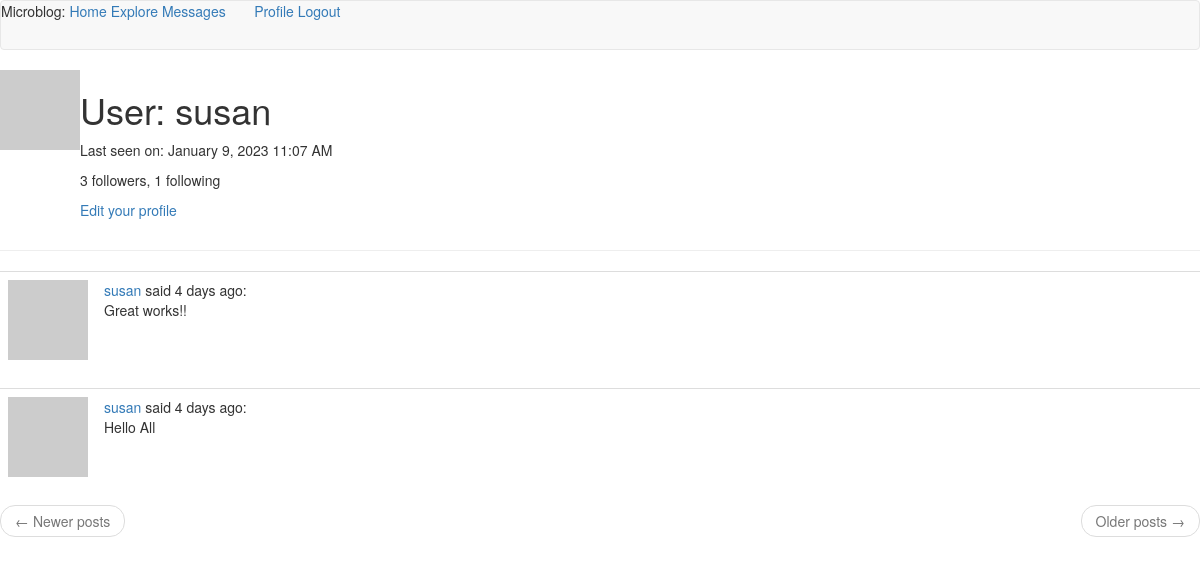
The page /user/susan (signed in) on the database its author committed.
### app/models.py (models this page shows, shortened)
class PaginatedAPIMixin(object):
    @staticmethod
    def to_collection_dict(query, page, per_page, endpoint, **kwargs):
        resources = query.paginate(page=page, per_page=per_page, error_out=False)
        data = {
            'items': [item.to_dict() for item in resources.items],
            '_meta': {
                'page': page,
                'per_page': per_page,
                'total_pages': resources.pages,
                'total_items':resources.total
            },
            '_links': {
                'self': url_for(endpoint, page=page, per_page=per_page, **kwargs),
                'next': url_for(endpoint, page=page + 1, per_page=per_page,
                                **kwargs) if resources.has_next else None,
                'prev': url_for(endpoint, page=page - 1, per_page=per_page,
                                **kwargs) if resources.has_prev else None
            }
        }
        return data

class User(PaginatedAPIMixin, UserMixin, db.Model):
    id = db.Column(db.Integer, primary_key=True)
    username = db.Column(db.String(64), index=True, unique=True)
    email = db.Column(db.String(120), index=True, unique=True)
    password_hash = db.Column(db.String(128))
    posts = db.relationship('Post', backref='author', lazy='dynamic')
    about_me = db.Column(db.String(140))
    last_seen = db.Column(db.DateTime, default=datetime.utcnow)
    followed = db.relationship(
        'User', secondary=followers,
        primaryjoin=(followers.c.follower_id == id),
        secondaryjoin=(followers.c.followed_id == id),
        backref=db.backref('followers', lazy='dynamic'), lazy='dynamic',
    )
    messages_sent = db.relationship('Message',
                                    foreign_keys='Message.sender_id',
                                    backref='author', lazy='dynamic')
    messages_received = db.relationship('Message',
                                        foreign_keys='Message.recipient_id',
                                        backref='recipient', lazy='dynamic')
    last_message_read_time = db.Column(db.DateTime)
    notifications = db.relationship('Notification', backref='user',
                                    lazy='dynamic')
    def avatar(self, size):
        digest = md5(self.email.lower().encode('utf-8')).hexdigest()
        return 'https://www.gravatar.com/avatar/{}?d=identicon&s={}'.format(digest, size)
    def new_messages(self):
        last_read_time = self.last_message_read_time or datetime(1900, 1, 1)
        return Message.query.filter_by(recipient=self).filter(
            Message.timestamp > last_read_time).count()

class Post(db.Model):
    id = db.Column(db.Integer, primary_key=True)
    body = db.Column(db.String(140))
    timestamp = db.Column(db.DateTime, index=True, default=datetime.utcnow)
    user_id = db.Column(db.Integer, db.ForeignKey('user.id'))

### app/main/routes.py (the view)
@bp.route('/user/<username>')
@login_required
def user(username):
    form = EmptyForm()
    user = User.query.filter_by(username=username).first_or_404()
    page = request.args.get('page', 1, type=int)
    posts = user.posts.order_by(Post.timestamp.desc()).paginate(
        page=page, per_page=current_app.config['POSTS_PER_PAGE'], error_out=False)
    next_url = url_for('main.user', username=user.username, page=posts.next_num) \
        if posts.has_next else None
    prev_url = url_for('main.user', username=user.username, page=posts.prev_num) \
        if posts.has_prev else None
    return render_template('user.html', user=user, posts=posts.items,
                            next_url=next_url, prev_url=prev_url, form=form)

### app/main/routes.py (called while the page is built)
@bp.before_request
def before_request():
    if current_user.is_authenticated:
        current_user.last_seen = datetime.utcnow()
        db.session.commit()

### app/models.py (called while the page is built)
@login.user_loader
def load_user(id):
    return User.query.get(int(id))

### app/templates/user.html (shortened to what this page needs)
{% extends "base.html" %}
{% block content %}
    <table>
        <tr valign="top">
            <td><img src="{{ user.avatar(128) }}"></td>
            <td>
                <h1>User: {{ user.username }}</h1>
                {% if user.last_seen %}
                <p>Last seen on: {{ moment(user.last_seen).format('LLL') }}</p>
                {% endif %}
                <p>{{ user.followers.count() }} followers, {{ user.followed.count() }} following</p>
                {% if user == current_user %}
                <p><a href="{{ url_for('main.edit_profile') }}">Edit your profile</a></p>
                {% endif %}
            </td>
        </tr>
    </table>
    <hr>
    {% for post in posts %}
    <table>
        <tr valign="top">
            {% include "_post.html" %}
        </tr>
    </table>
    {% endfor %}
    <nav aria-label="...">
        <ul class="pager">
            <li class="previous{% if not prev_url %} disabled{% endif %}">
                <a href="{{ prev_url or '#' }}">
                    <span aria-hidden="true">&larr;</span> Newer posts
                </a>
            </li>
            <li class="next{% if not next_url %} disabled{% endif %}">
                <a href="{{ next_url or '#' }}">
                    Older posts <span aria-hidden="true">&rarr;</span>
                </a>
            </li>
        </ul>
    </nav>
{% endblock  %}

### app/templates/_post.html
<table class="table table-hover">
    <tr>
        <td width="70px">
            <a href="{{ url_for('main.user', username=post.author.username) }}">
                <img src="{{ post.author.avatar(70) }}" />
            </a>
        </td>
        <td>
            <a href="{{ url_for('main.user', username=post.author.username) }}">
                {{ post.author.username }}
            </a>
            said {{ moment(post.timestamp).fromNow() }}:
            <br>
            {{ post.body }}
        </td>
    </tr>
</table>

### rows shown on the page
User: username "susan", last_seen "January 9, 2023 11:07 AM"
Post: author.username "susan", timestamp "4 days ago", body "Great works!!"
Post: author.username "susan", timestamp "4 days ago", body "Hello All"

### other values the page prints
{{ 'Messages' }} "Messages"
{{ user.followers.count() }} "3"
{{ user.followed.count() }} "1"
